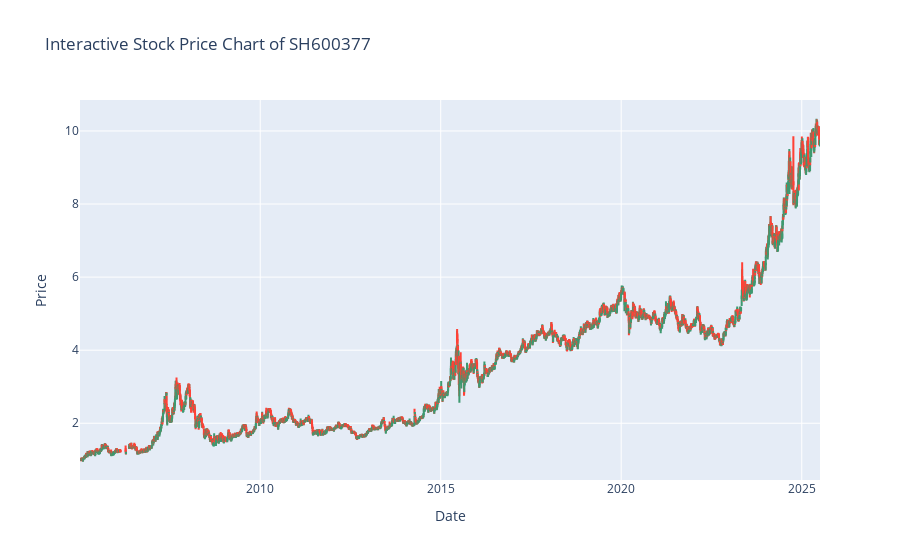

Notebook cell for this chart:
### Code cell
stock = ["SH600377"]

# 先获取这只股票的所有交易日期索引
# 这里我们取 close 价格字段的所有时间，作为时间索引
df_tmp = D.features(
    instruments=stock,
    fields=["$close"],
    start_time="2000-01-01",  # 这里写一个非常早的时间，目的是拿到所有数据
    end_time=datetime.datetime.today().strftime("%Y-%m-%d"),
)

# 获取该股票最早交易日期
start_date = df_tmp.loc[stock[0]].index.min().strftime("%Y-%m-%d")
end_date = df_tmp.loc[stock[0]].index.max().strftime("%Y-%m-%d")

print(f"Auto detected date range: {start_date} to {end_date}")

# 再次获取完整数据，从最早日期到今天
df = D.features(
    instruments=stock,
    fields=["$close", "$open", "$high", "$low", "$volume", "$adjclose"],
    start_time=start_date,
    end_time=end_date,
)

df_stock = df.loc[stock[0]]

fig = go.Figure(
    data=[
        go.Candlestick(
            x=df_stock.index,
            open=df_stock["$open"],
            high=df_stock["$high"],
            low=df_stock["$low"],
            close=df_stock["$close"],
            name=stock[0],
        )
    ]
)

fig.update_layout(
    title=f"Interactive Stock Price Chart of {stock[0]}",
    xaxis_title="Date",
    yaxis_title="Price",
    xaxis_rangeslider_visible=False,
)

fig.show()

### Figure 1 — Plotly figure (JSON) as saved in the notebook; plotly's stock layout.template omitted (floating-point values rounded to 4 significant figures; data arrays with more than 128 entries replaced by an {"elided": "..."} marker saying what was removed)
{"data": [{"close": {"elided": "4979 float values"}, "high": {"elided": "4979 float values"}, "low": {"elided": "4979 float values"}, "name": "SH600377", "open": {"elided": "4979 float values"}, "type": "candlestick", "x": {"elided": "4979 str values"}}], "layout": {"title": {"text": "Interactive Stock Price Chart of SH600377"}, "xaxis": {"rangeslider": {"visible": false}, "title": {"text": "Date"}}, "yaxis": {"title": {"text": "Price"}}}}
